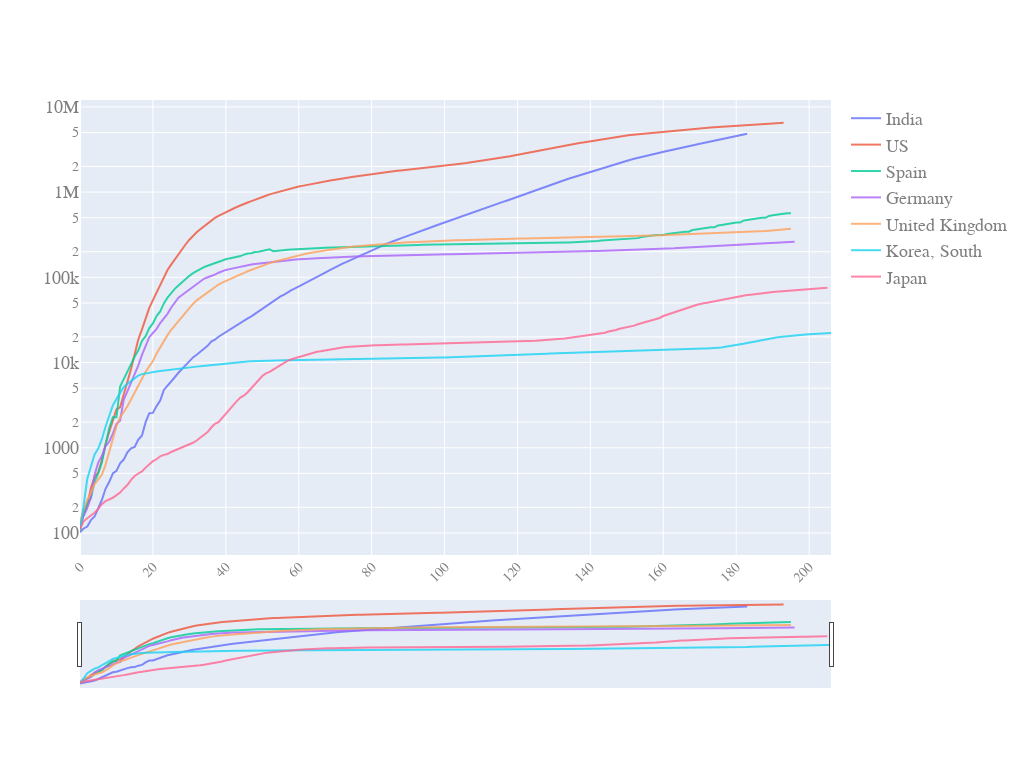

The notebook cell this image was saved under:
### Code cell
quick_plot(pd_sync_timelines.date,
           pd_sync_timelines.iloc[:,:-1],
           y_scale='log',
           slider=True)

### Figure 1 — Plotly figure (JSON) as saved in the notebook; plotly's stock layout.template omitted (floating-point values rounded to 4 significant figures; data arrays with more than 128 entries replaced by an {"elided": "..."} marker saying what was removed)
{"data": [{"name": "India", "opacity": 0.8, "type": "scatter", "x": {"elided": "207 int values"}, "y": {"elided": "207 int values"}}, {"name": "US", "opacity": 0.8, "type": "scatter", "x": {"elided": "207 int values"}, "y": {"elided": "207 int values"}}, {"name": "Spain", "opacity": 0.8, "type": "scatter", "x": {"elided": "207 int values"}, "y": {"elided": "207 int values"}}, {"name": "Germany", "opacity": 0.8, "type": "scatter", "x": {"elided": "207 int values"}, "y": {"elided": "207 int values"}}, {"name": "United Kingdom", "opacity": 0.8, "type": "scatter", "x": {"elided": "207 int values"}, "y": {"elided": "207 int values"}}, {"name": "Korea, South", "opacity": 0.8, "type": "scatter", "x": {"elided": "207 int values"}, "y": {"elided": "207 int values"}}, {"name": "Japan", "opacity": 0.8, "type": "scatter", "x": {"elided": "207 int values"}, "y": {"elided": "207 int values"}}], "layout": {"autosize": true, "font": {"color": "#7f7f7f", "family": "PT Sans, monospace", "size": 18}, "height": 768, "width": 1024, "xaxis": {"nticks": 20, "rangeslider": {"visible": true}, "tickangle": -45, "tickfont": {"color": "#7f7f7f", "size": 14}}, "yaxis": {"type": "log"}}}
